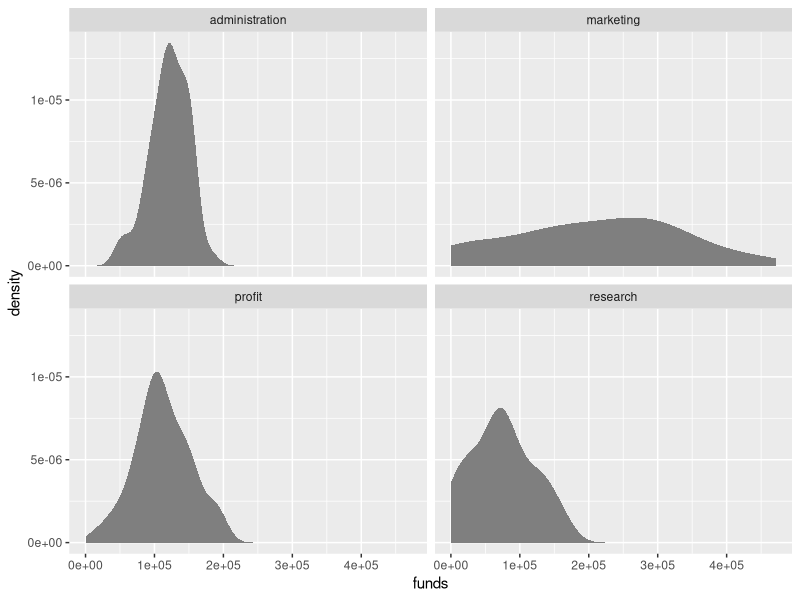

This chart was generated by the following R code:
# libraries --------------------------------------------------------------------
library(ggplot2)
library(tidyverse)

# load the data-----------------------------------------------------------------
df <- read.csv("../data/50_startups.csv")

# plot -------------------------------------------------------------------------
# to long format
df_funds <- df %>%
    select(administration, research, marketing, profit) %>%
    gather(field, funds)

# plot
ggplot(df_funds, aes(x = funds)) +
    geom_density(color = NA, fill = "grey50") +
    facet_wrap(~ field, ncol = 2)
